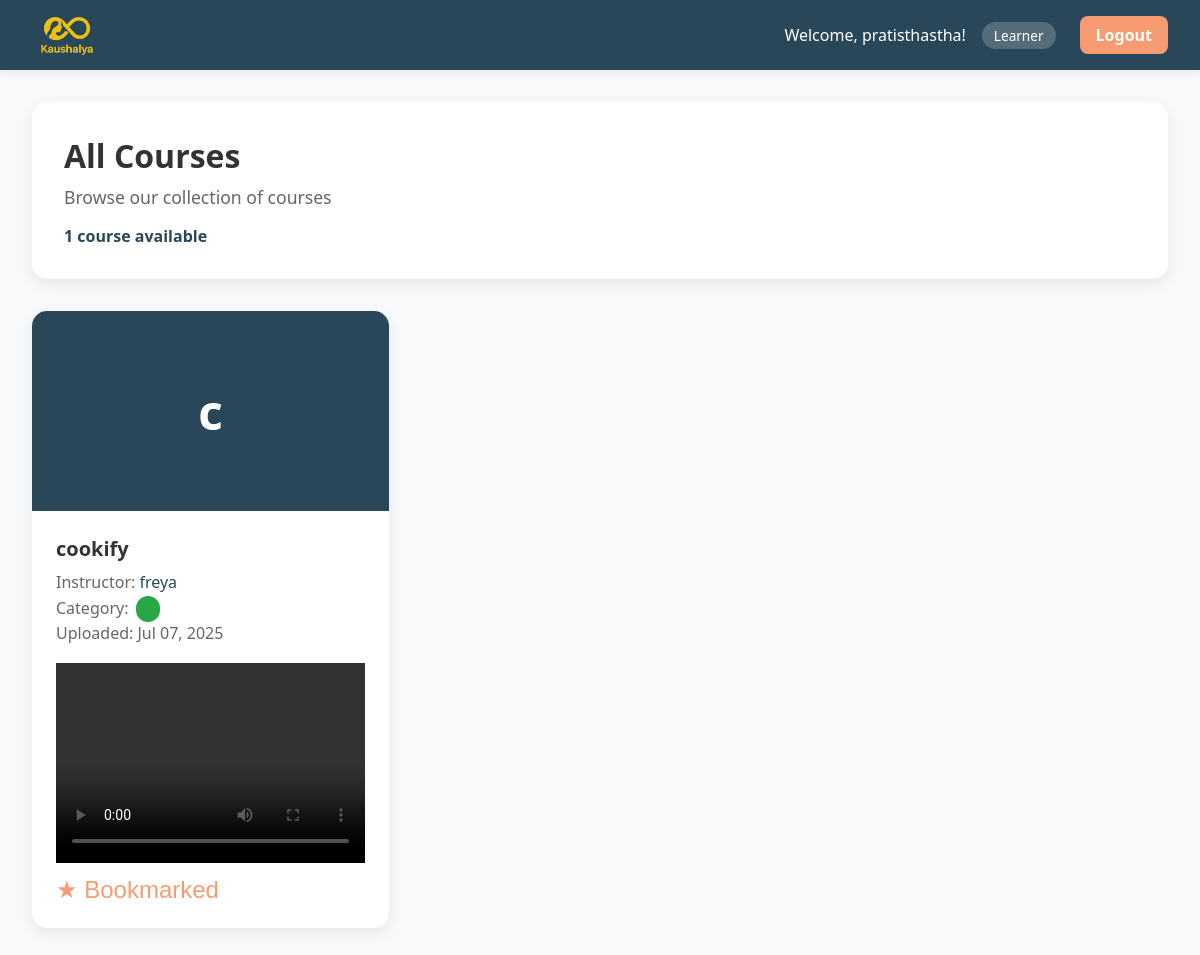
/courses/search/ (signed in), run on the app's committed database.
### core/models.py (models this page shows, shortened)
class Profile(models.Model):
    ROLE_CHOICES = [
        ('learner', 'Learner'),
        ('instructor', 'Instructor/Admin'),
    ]
    user = models.OneToOneField(User, on_delete=models.CASCADE)
    role = models.CharField(max_length=20, choices=ROLE_CHOICES)
    specialization = models.CharField(max_length=100, blank=True)
    age = models.PositiveIntegerField(null=True, blank=True)
    email = models.EmailField(max_length=254, blank=True)
    avatar = models.ImageField(upload_to='avatars/', blank=True, null=True)

### instructors/models.py (models this page shows, shortened)
class Video(models.Model):
    instructor = models.ForeignKey(User, on_delete=models.CASCADE)
    title = models.CharField(max_length=200)
    video = models.FileField(upload_to='videos/')
    pdf_notes = models.FileField(upload_to='video_pdfs/', blank=True, null=True)
    assignment_link = models.URLField(blank=True)
    uploaded_at = models.DateTimeField(auto_now_add=True)
    playback_id = models.CharField(max_length=64, blank=True, null=True)  # Mux playback ID

### core/views.py (the view)
# urls.py: path('courses/search/', views.course_search_view, name='course_search'),
@login_required
def course_search_view(request):
    query = request.GET.get('q', '').strip()
    category = request.GET.get('category', '').strip()
    videos = Video.objects.all()
    if category and category != 'all':
        videos = videos.filter(category=category)
    if query:
        videos = videos.filter(title__icontains=query)
    bookmarked_ids = set()
    if request.user.is_authenticated:
        bookmarked_ids = set(BookmarkedCourse.objects.filter(user=request.user).values_list('video_id', flat=True))
    request.user.bookmarked_ids = bookmarked_ids
    dashboard_type = 'Learner' if request.user.profile.role == 'learner' else 'Instructor/Admin'
    context = {
        'courses': videos,
        'query': query,
        'category': category,
        'category_name': category,
        'total_results': videos.count(),
        'dashboard_type': dashboard_type,
    }
    return render(request, 'core/course_search.html', context)

### core/templates/core/course_search.html (shortened to what this page needs)
<!DOCTYPE html>
<html lang="en">
<head>
</head>
<body>
    {% load static %}
    <nav class="navbar">
        <div class="navbar-content">
            <a href="{% url 'dashboard' %}" class="logo" style="display: flex; align-items: center; gap: 0.5rem;">
                <img src="{% static 'core/logo for kaushalya.png' %}" alt="Kaushalaya Logo" style="height: 70px; width: auto; display: block; border-radius: 6px;">
            </a>
            <div class="nav-links" id="navLinks">
                <div class="user-info">
                    <span>Welcome, {{ request.user.username }}!</span>
                    <span class="user-role">{{ dashboard_type }}</span>
                </div>
                <a href="{% url 'logout' %}" class="nav-btn">Logout</a>
            </div>
        </div>
    </nav>
    <div class="main-content">
        <div class="search-header">
            <h1 class="search-title">
                {% if query or category %}
                    {% if query and category %}
                        Search Results for "{{ query }}" in {{ category_name }}
                    {% elif query %}
                        Search Results for "{{ query }}"
                    {% elif category %}
                        {{ category_name }} Courses
                    {% endif %}
                {% else %}
                    All Courses
                {% endif %}
            </h1>
            <p class="search-subtitle">
                {% if query or category %}
                    Found {{ total_results }} course{{ total_results|pluralize }} matching your criteria
                {% else %}
                    Browse our collection of courses
                {% endif %}
            </p>
            <div class="results-count">{{ total_results }} course{{ total_results|pluralize }} available</div>
        </div>
        {% if courses %}
        <div class="courses-grid">
            {% for course in courses %}
            <div class="course-card">
                <div class="course-image">
                    {{ course.title|slice:":1" }}
                </div>
                <div class="course-content">
                    <h3 class="course-title">{{ course.title }}</h3>
                    <p class="course-meta">
                        Instructor: <span class="course-instructor">{{ course.instructor.username }}</span><br>
                        Category: <span class="category-badge">{{ course.get_category_display }}</span><br>
                        Uploaded: {{ course.uploaded_at|date:"M d, Y" }}
                    </p>
                    {% if course.playback_id %}
                    <video width="100%" height="200" controls>
                        <source src="https://stream.mux.com/{{ course.playback_id }}.m3u8" type="application/x-mpegURL">
                        Your browser does not support the video tag.
                    </video>
                    {% elif course.video %}
                    <video width="100%" height="200" controls>
                        <source src="{{ course.video.url }}" type="video/mp4">
                    </video>
                    {% endif %}
                    <form method="post" action="{% url 'bookmark_video' course.id %}" style="margin-top: 0.5rem;">
                        {% if user.is_authenticated and course.id in user.bookmarked_ids %}
                            <button type="submit" style="background: none; border: none; cursor: pointer; color: #F79B72; font-size: 1.5rem;">&#9733; Bookmarked</button>
                        {% else %}
                            <button type="submit" style="background: none; border: none; cursor: pointer; color: #aaa; font-size: 1.5rem;">&#9734; Bookmark</button>
                        {% endif %}
                    </form>
                </div>
            </div>
            {% endfor %}
        </div>
        {% else %}
        <div class="no-results">
            <h3>No videos found.</h3>
            <p>Try a different search or category.</p>
        </div>
        {% endif %}
    </div>
</body>
</html>

### core/templates/core/course_search.html (style rules this page uses)
* { margin: 0; padding: 0; box-sizing: border-box; }
body { font-family: 'Segoe UI', Tahoma, Geneva, Verdana, sans-serif; background: #f8f9fa; color: #333; }
.navbar { background: #2A4759; padding: 1rem 2rem; box-shadow: 0 2px 10px rgba(0, 0, 0, 0.1); }
.navbar-content { display: flex; justify-content: space-between; align-items: center; position: relative; }
.logo { font-size: 1.5rem; font-weight: bold; height: 30px; flex-shrink: 0; }
.user-info { display: flex; align-items: center; gap: 1rem; color: white; }
.user-role { background: rgba(255, 255, 255, 0.2); padding: 0.25rem 0.75rem; border-radius: 20px; font-size: 0.85rem; }
.nav-btn { background: #F79B72; color: white; border: none; padding: 0.5rem 1rem; border-radius: 5px; cursor: pointer; text-decoration: none; transition: background 0.3s ease, transform 0.2s ease; }
.main-content { max-width: 1200px; margin: 2rem auto; padding: 0 2rem; }
.search-header { background: white; padding: 2rem; border-radius: 15px; box-shadow: 0 5px 15px rgba(0, 0, 0, 0.08); margin-bottom: 2rem; }
.search-title { font-size: 2rem; color: #333; margin-bottom: 0.5rem; }
.search-subtitle { color: #666; font-size: 1.1rem; }
.results-count { color: #2A4759; font-weight: 600; margin-top: 1rem; }
.courses-grid { display: grid; grid-template-columns: repeat(auto-fill, minmax(350px, 1fr)); gap: 2rem; }
.course-card { background: white; border-radius: 15px; box-shadow: 0 5px 15px rgba(0, 0, 0, 0.08); overflow: hidden; transition: transform 0.3s ease, box-shadow 0.3s ease; }
.course-image { height: 200px; background: #2A4759; display: flex; align-items: center; justify-content: center; color: white; font-size: 3rem; font-weight: bold; }
.course-content { padding: 1.5rem; }
.course-title { font-size: 1.25rem; color: #333; margin-bottom: 0.5rem; font-weight: 600; }
.course-meta { color: #666; line-height: 1.6; margin-bottom: 1rem; }
.course-instructor { font-weight: 500; color: #2A4759; }
.category-badge { background: #28a745; color: white; padding: 0.25rem 0.75rem; border-radius: 15px; font-size: 0.8rem; font-weight: 500; margin-left: 0.5rem; }
.nav-links { display: flex; flex-direction: row; align-items: center; gap: 1.5rem; }
.submit-btn, .search-btn, .enroll-btn, .nav-btn, .categories-btn { background: #F79B72; color: white; border: none; border-radius: 8px; font-size: 1rem; font-weight: 600; cursor: pointer; transition: background 0.2s ease, transform 0.2s ease; }

### data on the page
Profile: role "Learner"
Video: title "c", title "cookify", instructor.username "freya", uploaded_at "Jul 07, 2025", shows "★ Bookmarked"

### other printed values
{{ request.user.username }} "pratisthastha"
{{ total_results }} "1"
